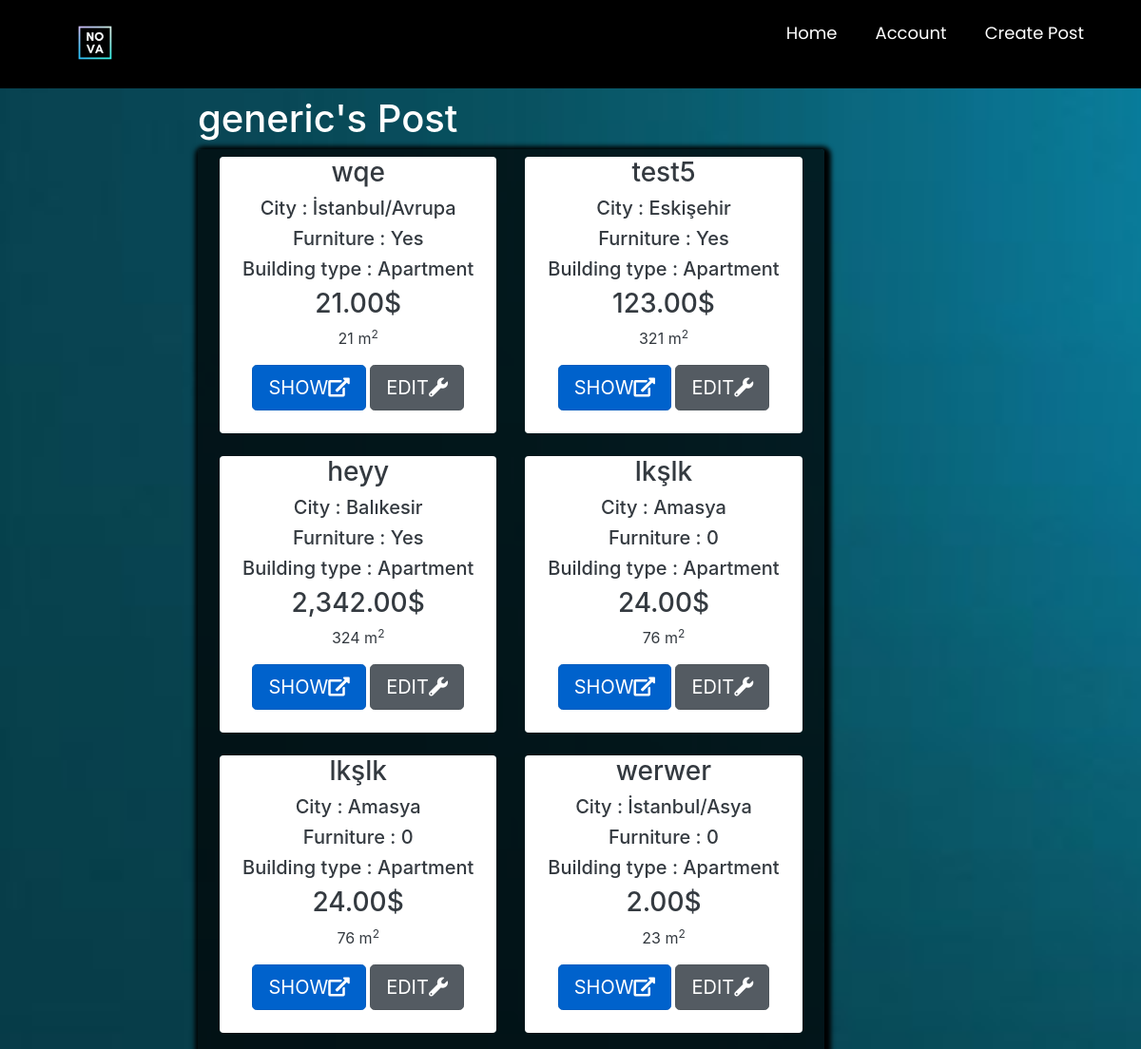
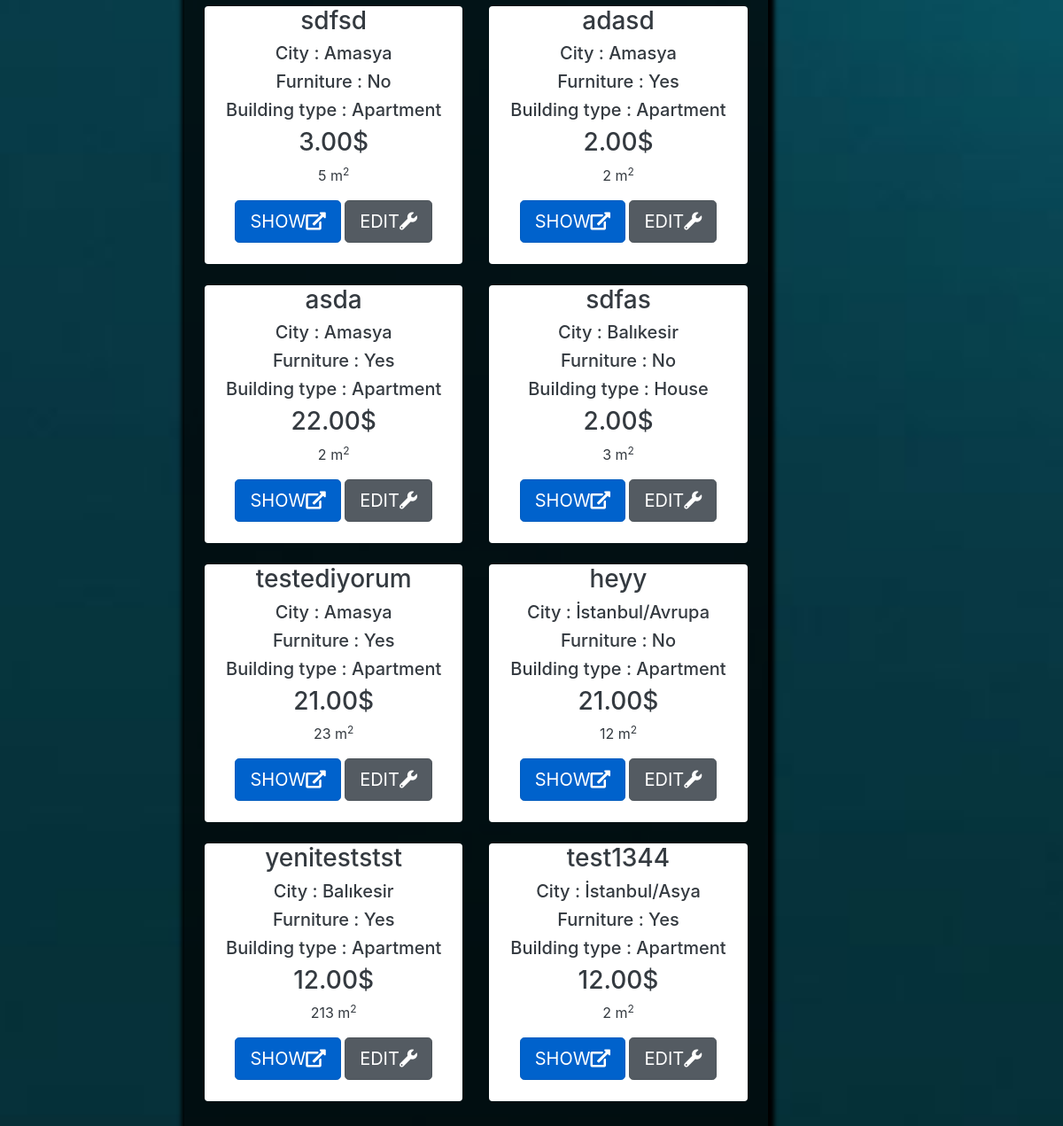
The page /listaddedposts/ (signed in) on the database its author committed (2 pictures, top to bottom).
### main/models.py (models this page shows, shortened)
class ourUser(models.Model):
    user = models.OneToOneField(User, null=True, on_delete=models.CASCADE)  # relation with django's user # will be implemented later
    username = models.CharField(max_length=255,null=True)
    first_name = models.CharField(max_length=255,null=True)
    last_name = models.CharField(max_length=255,null=True)
    email = models.EmailField(max_length=254)

class Post(models.Model):
    ouruser = models.ForeignKey(ourUser, null=True, on_delete=models.CASCADE)
    post_title = models.CharField(max_length=255,null=True)
    post_description = models.TextField()
    price = models.DecimalField(decimal_places=2 , max_digits=12)
    location = models.CharField(max_length=255,null=True,choices=city)
    postType = models.CharField(choices=RorS , max_length=50, null=True , default='For Sale')
    floor = models.DecimalField(decimal_places=0 , max_digits=3 ,null=True)
    building_age = models.DecimalField(decimal_places=0, max_digits=2 , null=True)
    area = models.DecimalField(decimal_places=0,max_digits=4 ,null=True)
    isFurniture = models.CharField(choices=Furniture ,null=True,max_length=50,default="No")
    building_type = models.CharField(choices=b_types ,null=True ,max_length=50)
    room = models.DecimalField(decimal_places=0 , max_digits=3 ,null=True)

### main/views.py (the view)
# urls.py: path('listaddedposts/',views.listaddedposts, name="listaddedposts" ),
@login_required
def listaddedposts(request):
    fuser = ourUser.objects.get(user_id=request.user.id)
    posts = Post.objects.all().filter(ouruser=fuser)
    mydict  =  { 'posts':posts , 'fuser':fuser}
    return render(request, 'main/listaddedposts.html',context = mydict)

### main/templates/main/listaddedposts.html (shortened to what this page needs)
{% extends 'main/mainpage.html' %}
{% load static %}
{% load humanize %}
{% block content %}
<head>
    <link href="//maxcdn.bootstrapcdn.com/bootstrap/4.1.1/css/bootstrap.min.css" rel="stylesheet" id="bootstrap-css">
    <link rel="stylesheet" href="https://stackpath.bootstrapcdn.com/bootstrap/4.1.3/css/bootstrap.min.css"
>
    <link rel="stylesheet" href="https://use.fontawesome.com/releases/v5.3.1/css/all.css"
>
</head>
<div style="margin-left: 17%">
<div class="container p-1 my-1 text-white rounded">
    <h1>{{fuser.first_name}}'s Post</h1>
<div class="col-md-8 rounded" style=" box-shadow: 2px 2px 5px 5px #000000;background-color: rgba(0,0,0,0.7)">
            <div class="row p-2 my-2">
                {% if posts %}
                {% for i in posts %}
                <div class="col-md-6 ">
                    <div class="container-fluid bg-white rounded text-dark" style="text-align:center;">
                        <h3>{{ i.post_title }}</h3>
                        <h5>City : {{ i.location }}</h5>
                        <h5>Furniture : {{ i.isFurniture }}</h5>
                        <h5>Building type : {{ i.building_type }}</h5>
                        <h3>{{ i.price|intcomma }}$</h3>
                        <p class="descroption">{{i.area}} m<sup>2</sup></p>
                        <a href="{% url 'product_details' i.id %}" class="btn btn-primary btn-lg active" role="button"
                           aria-pressed="true">SHOW<i class="fas fa-external-link-alt"></i></a>
                         <a href="{% url 'editpost' i.id %}" class="btn btn-secondary btn-lg active" role="button"
                           aria-pressed="true">EDIT<i class="fas fa-wrench"></i></i></a>
                        <br><br>
                    </div>
                    <br>
                </div>
                {% endfor %}
                 {%else%}
                <h3>You dont have any post yet</h3>
                <h2>If you want to post <a href="{% url 'createpost' %}">click here</a></h2>
                {% endif %}
            </div>
        </div>
</div>
    </div>
{% endblock %}

### main/templates/main/mainpage.html (style rules this page uses)
body.g { background-image: url('/static/images/wallpaper.jpg'); background-size: cover; background-repeat: no-repeat; background-attachment: fixed; }

### rows shown on the page
ourUser: first_name "generic"
Post: post_title "wqe", location "İstanbul/Avrupa", isFurniture "Yes", building_type "Apartment", price "21.00", area "21"
Post: post_title "test5", location "Eskişehir", isFurniture "Yes", building_type "Apartment", price "123.00", area "321"
Post: post_title "heyy", location "Balıkesir", isFurniture "Yes", building_type "Apartment", price "2,342.00", area "324"
Post: post_title "lkşlk", location "Amasya", isFurniture "0", building_type "Apartment", price "24.00", area "76"
Post: post_title "lkşlk", location "Amasya", isFurniture "0", building_type "Apartment", price "24.00", area "76"
Post: post_title "werwer", location "İstanbul/Asya", isFurniture "0", building_type "Apartment", price "2.00", area "23"
Post: post_title "sdfsd", location "Amasya", isFurniture "No", building_type "Apartment", price "3.00", area "5"
Post: post_title "adasd", location "Amasya", isFurniture "Yes", building_type "Apartment", price "2.00", area "2"
Post: post_title "asda", location "Amasya", isFurniture "Yes", building_type "Apartment", price "22.00", area "2"
Post: post_title "sdfas", location "Balıkesir", isFurniture "No", building_type "House", price "2.00", area "3"
Post: post_title "testediyorum", location "Amasya", isFurniture "Yes", building_type "Apartment", price "21.00", area "23"
Post: post_title "heyy", location "İstanbul/Avrupa", isFurniture "No", building_type "Apartment", price "21.00", area "12"
Post: post_title "yeniteststst", location "Balıkesir", isFurniture "Yes", building_type "Apartment", price "12.00", area "213"
Post: post_title "test1344", location "İstanbul/Asya", isFurniture "Yes", building_type "Apartment", price "12.00", area "2"
